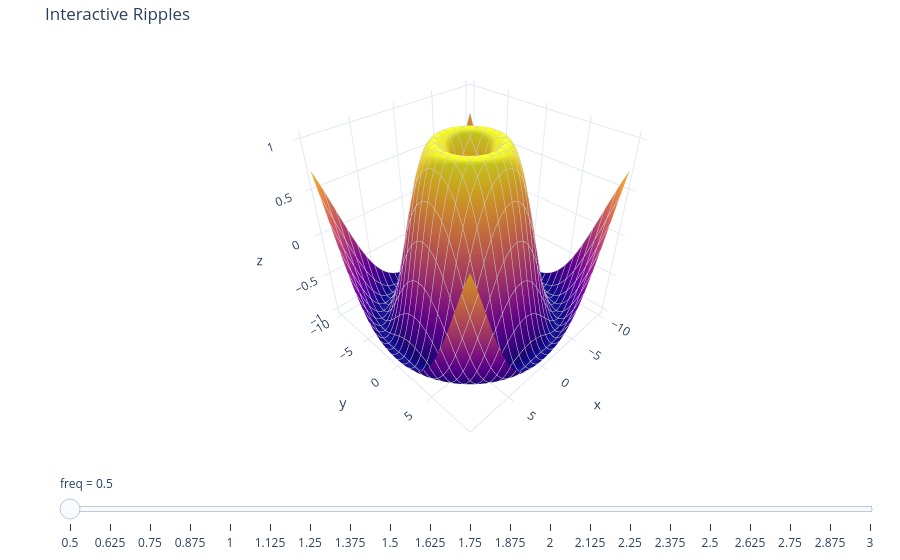

Write notebook code for a chart like this one.
### Markdown cell above
## 5. Interactive 3D Surfaces

We can use sliders to interact with 3D surfaces!
Let's add a frequency multiplier to the ripple effect.

### Code cell
release_all()
freq = slider(0.5, 3.0, default=1.0, name='freq')
plot(sin(freq * sqrt(x**2 + y**2)), (x, -10, 10), (y, -10, 10), title='Interactive Ripples')

### Figure 1 — Plotly figure (JSON) as saved in the notebook; plotly's stock layout.template omitted (floating-point values rounded to 4 significant figures; data arrays with more than 128 entries replaced by an {"elided": "..."} marker saying what was removed)
{"data": [{"contours": {"x": {"color": "rgba(40, 40, 40, 0.35)", "end": 10, "highlight": false, "show": true, "size": 0.8333, "start": -10, "width": 1}, "y": {"color": "rgba(40, 40, 40, 0.35)", "end": 10, "highlight": false, "show": true, "size": 0.8333, "start": -10, "width": 1}}, "showscale": false, "type": "surface", "x": [-10.0, -9.661, -9.322, -8.983, -8.644, -8.305, -7.966, -7.627, -7.288, -6.949, -6.61, -6.271, -5.932, -5.593, -5.254, -4.915, -4.576, -4.237, -3.898, -3.559, -3.22, -2.881, -2.542, -2.203, -1.864, -1.525, -1.186, -0.8475, -0.5085, -0.1695, 0.1695, 0.5085, 0.8475, 1.186, 1.525, 1.864, 2.203, 2.542, 2.881, 3.22, 3.559, 3.898, 4.237, 4.576, 4.915, 5.254, 5.593, 5.932, 6.271, 6.61, 6.949, 7.288, 7.627, 7.966, 8.305, 8.644, 8.983, 9.322, 9.661, 10.0], "y": [-10.0, -9.661, -9.322, -8.983, -8.644, -8.305, -7.966, -7.627, -7.288, -6.949, -6.61, -6.271, -5.932, -5.593, -5.254, -4.915, -4.576, -4.237, -3.898, -3.559, -3.22, -2.881, -2.542, -2.203, -1.864, -1.525, -1.186, -0.8475, -0.5085, -0.1695, 0.1695, 0.5085, 0.8475, 1.186, 1.525, 1.864, 2.203, 2.542, 2.881, 3.22, 3.559, 3.898, 4.237, 4.576, 4.915, 5.254, 5.593, 5.932, 6.271, 6.61, 6.949, 7.288, 7.627, 7.966, 8.305, 8.644, 8.983, 9.322, 9.661, 10.0], "z": {"elided": "60x60 float values"}}], "layout": {"margin": {"b": 110, "l": 60, "r": 20, "t": 40}, "scene": {"xaxis": {"title": {"text": "x"}}, "yaxis": {"title": {"text": "y"}}, "zaxis": {"title": {"text": "z"}}}, "showlegend": false, "sliders": [{"active": 0, "currentvalue": {"prefix": "freq = "}, "pad": {"t": 40}, "steps": [{"args": [["0"], {"frame": {"duration": 300, "redraw": false}, "mode": "immediate", "transition": {"duration": 0}}], "label": "0.5", "method": "animate"}, {"args": [["1"], {"frame": {"duration": 300, "redraw": false}, "mode": "immediate", "transition": {"duration": 0}}], "label": "0.625", "method": "animate"}, {"args": [["2"], {"frame": {"duration": 300, "redraw": false}, "mode": "immediate", "transition": {"duration": 0}}], "label": "0.75", "method": "animate"}, {"args": [["3"], {"frame": {"duration": 300, "redraw": false}, "mode": "immediate", "transition": {"duration": 0}}], "label": "0.875", "method": "animate"}, {"args": [["4"], {"frame": {"duration": 300, "redraw": false}, "mode": "immediate", "transition": {"duration": 0}}], "label": "1", "method": "animate"}, {"args": [["5"], {"frame": {"duration": 300, "redraw": false}, "mode": "immediate", "transition": {"duration": 0}}], "label": "1.125", "method": "animate"}, {"args": [["6"], {"frame": {"duration": 300, "redraw": false}, "mode": "immediate", "transition": {"duration": 0}}], "label": "1.25", "method": "animate"}, {"args": [["7"], {"frame": {"duration": 300, "redraw": false}, "mode": "immediate", "transition": {"duration": 0}}], "label": "1.375", "method": "animate"}, {"args": [["8"], {"frame": {"duration": 300, "redraw": false}, "mode": "immediate", "transition": {"duration": 0}}], "label": "1.5", "method": "animate"}, {"args": [["9"], {"frame": {"duration": 300, "redraw": false}, "mode": "immediate", "transition": {"duration": 0}}], "label": "1.625", "method": "animate"}, {"args": [["10"], {"frame": {"duration": 300, "redraw": false}, "mode": "immediate", "transition": {"duration": 0}}], "label": "1.75", "method": "animate"}, {"args": [["11"], {"frame": {"duration": 300, "redraw": false}, "mode": "immediate", "transition": {"duration": 0}}], "label": "1.875", "method": "animate"}, {"args": [["12"], {"frame": {"duration": 300, "redraw": false}, "mode": "immediate", "transition": {"duration": 0}}], "label": "2", "method": "animate"}, {"args": [["13"], {"frame": {"duration": 300, "redraw": false}, "mode": "immediate", "transition": {"duration": 0}}], "label": "2.125", "method": "animate"}, {"args": [["14"], {"frame": {"duration": 300, "redraw": false}, "mode": "immediate", "transition": {"duration": 0}}], "label": "2.25", "method": "animate"}, {"args": [["15"], {"frame": {"duration": 300, "redraw": false}, "mode": "immediate", "transition": {"duration": 0}}], "label": "2.375", "method": "animate"}, {"args": [["16"], {"frame": {"duration": 300, "redraw": false}, "mode": "immediate", "transition": {"duration": 0}}], "label": "2.5", "method": "animate"}, {"args": [["17"], {"frame": {"duration": 300, "redraw": false}, "mode": "immediate", "transition": {"duration": 0}}], "label": "2.625", "method": "animate"}, {"args": [["18"], {"frame": {"duration": 300, "redraw": false}, "mode": "immediate", "transition": {"duration": 0}}], "label": "2.75", "method": "animate"}, {"args": [["19"], {"frame": {"duration": 300, "redraw": false}, "mode": "immediate", "transition": {"duration": 0}}], "label": "2.875", "method": "animate"}, {"args": [["20"], {"frame": {"duration": 300, "redraw": false}, "mode": "immediate", "transition": {"duration": 0}}], "label": "3", "method": "animate"}]}], "title": {"text": "Interactive Ripples"}, "xaxis": {"range": [-10, 10]}, "yaxis": {"range": [-11, 11]}}}
